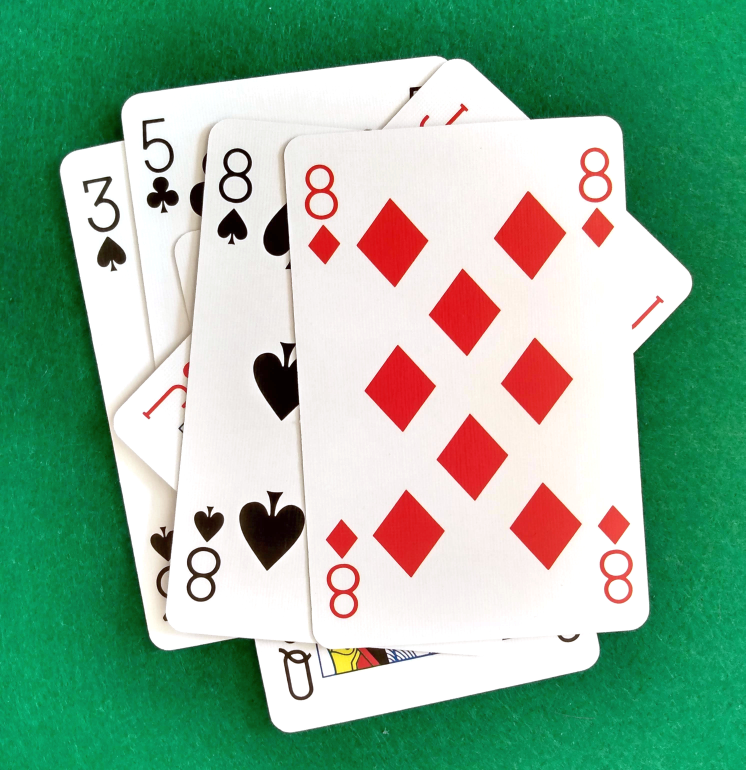
#> input picture Data/cards.jpg, 2981 x 3080 px, given in place of the camera (shown at 1/4 size)
$ python Project1.py
#> lines starting #> are read from the running program, lines starting #| are printed output that depends on the picture; after the words box and inside, x2 and y2 are one past the last pixel; in counts of white or black regions, pixels touching at a corner belong together
#> further down, img is the input picture: shape (3080, 2981, 3); mean B, G, R 150.4, 176.1, 137.4
import cv2
import numpy as np

cap = cv2.VideoCapture(0)
cap.set(3, 640) #Height
cap.set(4, 480) #Width
cap.set(10, 150) #Brightness

myColors = [[118,97,0,179,255,255],
            [22,84,0,115,255,217]]

myColorValue = [[0,0,255],
                [255,0,0]]

myPoints = []
def findColor(img, myColors, myColorValue):
    imgHSV = cv2.cvtColor(img, cv2.COLOR_BGR2HSV)
#> imgHSV: shape (3080, 2981, 3); mean H, S, V 45.9, 121, 188
    count=0
    newPoints = []
    for color in myColors:
        lower = np.array(color[0:3])
        upper = np.array(color[3:6])
        mask = cv2.inRange(imgHSV, lower, upper)
        x, y = getContours(mask)
        cv2.circle(imgResult, (x,y), 10, myColorValue[count], cv2.FILLED)
        if x!=0 and y!=0:
            newPoints.append([x, y, count])
        count+=1
#> this loop made 2 passes
#> (x, y) on passes 1 to 2: (1265, 836), (1490, 0)
#> pass 1, in findColor, `mask = cv2.inRange(imgHSV, lower, upper)`:
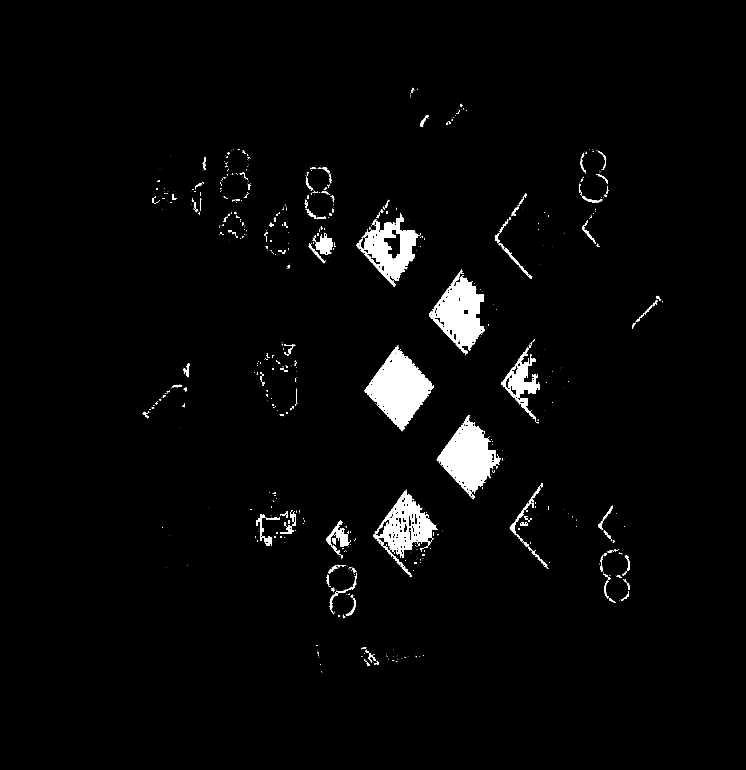
#> mask: shape (3080, 2981) (shown at 1/4 size); 2.6% white; 1128 white regions (854 under 20 px), largest, box (x1, y1, x2, y2) and area: (1458, 1383, 1735, 1725) 46820, (1747, 1661, 1998, 1991) 39250, (1717, 1081, 1940, 1416) 36027
#> pass 2, in findColor, `mask = cv2.inRange(imgHSV, lower, upper)`:
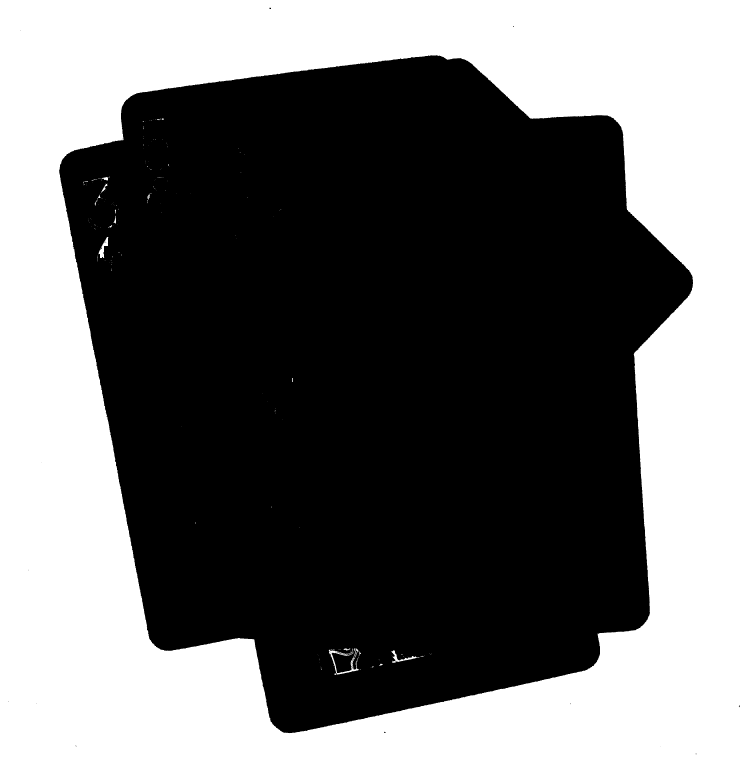
#> mask: shape (3080, 2981) (shown at 1/4 size); 44% white; 202 white regions (178 under 20 px), largest, box (x1, y1, x2, y2) and area: (0, 0, 2981, 3080) 4034351, (1315, 2593, 1444, 2699) 2320, (394, 948, 435, 1032) 1212
#> after the loop:
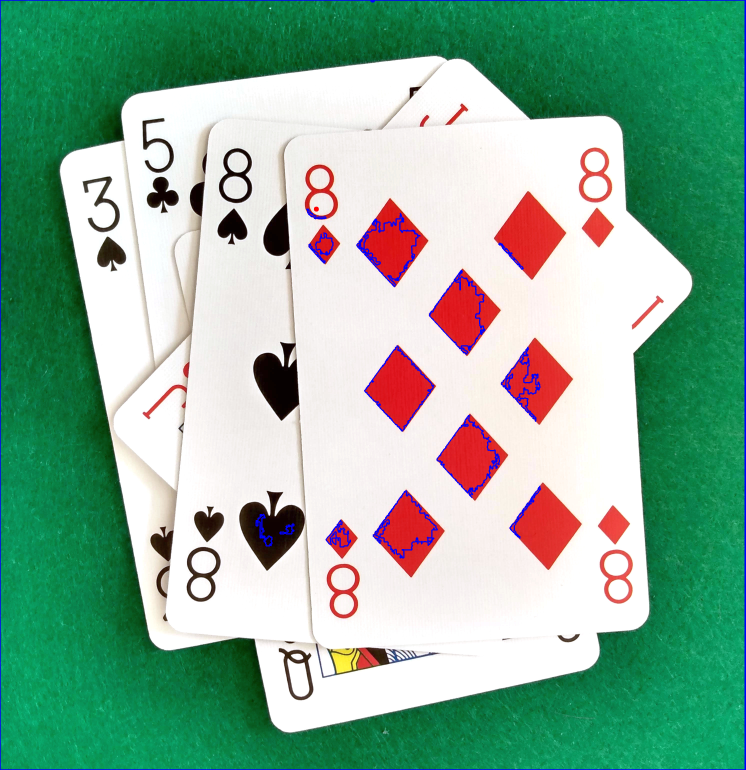
#> imgResult: shape (3080, 2981, 3) (shown at 1/4 size); mean B, G, R 152.3, 175.2, 136.2
#> after the loop, count = 2; newPoints = [[1265, 836, 0]]
        # cv2.imshow(str(color[0]), mask)
    return newPoints

def getContours(img):
    countours, hierachy = cv2.findContours(img, cv2.RETR_EXTERNAL, cv2.CHAIN_APPROX_NONE)
    x, y, w, h = 0,0,0,0
    for cnt in countours:
        area = cv2.contourArea(cnt)
        if area>500:
            cv2.drawContours(imgResult, cnt, -1, (255, 0, 0), 3)
            param = cv2.arcLength(cnt, True)
            approx = cv2.approxPolyDP(cnt, 0.02*param, True)
            x, y, w, h = cv2.boundingRect(approx)
    return x+w//2, y

def draw(myPoints, myColorValue):
    for point in myPoints:
        cv2.circle(imgResult, (point[0], point[1]), 10, myColorValue[point[2]], cv2.FILLED)

while True:
    _, img = cap.read()
    imgResult = img.copy()

    newPoints = findColor(img, myColors, myColorValue)
#> newPoints = [[1265, 836, 0]]
    if len(newPoints)!=0:
        for point in newPoints:
            myPoints.append(point)
#> this loop made 1 pass
#> after the loop, myPoints = [[1265, 836, 0]]
    if len(myPoints)!=0:
        draw(myPoints, myColorValue)
#> the loop in draw, `for point in myPoints:` made 1 pass

    cv2.imshow("Video", imgResult)
    if cv2.waitKey(1) & 0xFF==ord('q'):
#> (key q is pressed here)
        break

$ run again, on Data/Tri.png
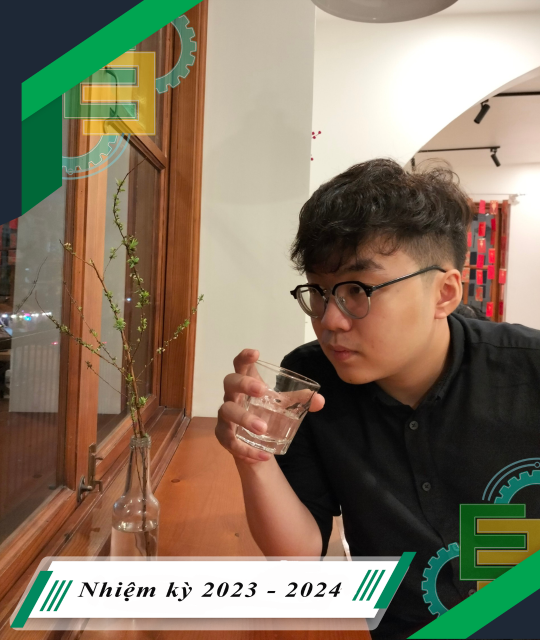
#> input picture Data/Tri.png, 1080 x 1279 px, given in place of the camera (shown at 1/2 size)
#> img is the input picture: shape (1279, 1080, 3); mean B, G, R 99.8, 120.1, 133.6
#> imgHSV: shape (1279, 1080, 3); mean H, S, V 24, 92.1, 142.9
#> the loop in findColor, `for color in myColors:` made 2 passes
#> (x, y) on passes 1 to 2: (0, 0), (203, 0)
#> pass 1, in findColor, `mask = cv2.inRange(imgHSV, lower, upper)`:
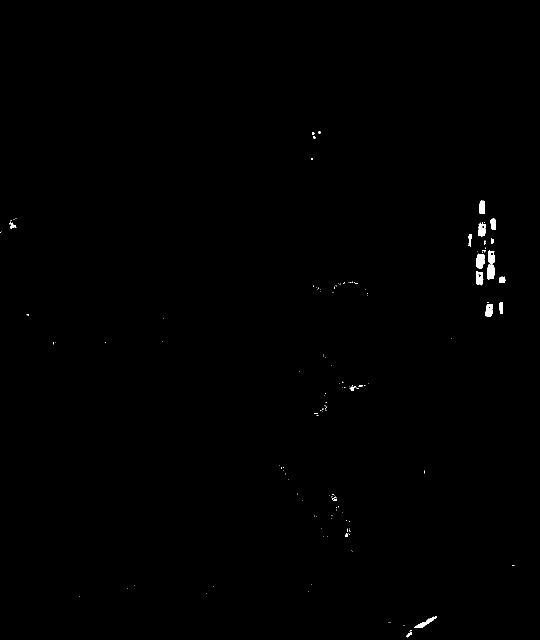
#> mask: shape (1279, 1080) (shown at 1/2 size); 0.28% white; 150 white regions (128 under 20 px), largest, box (x1, y1, x2, y2) and area: (952, 507, 970, 538) 423, (974, 528, 989, 559) 397, (956, 445, 972, 473) 321
#> after the loop in findColor, `for color in myColors:`:
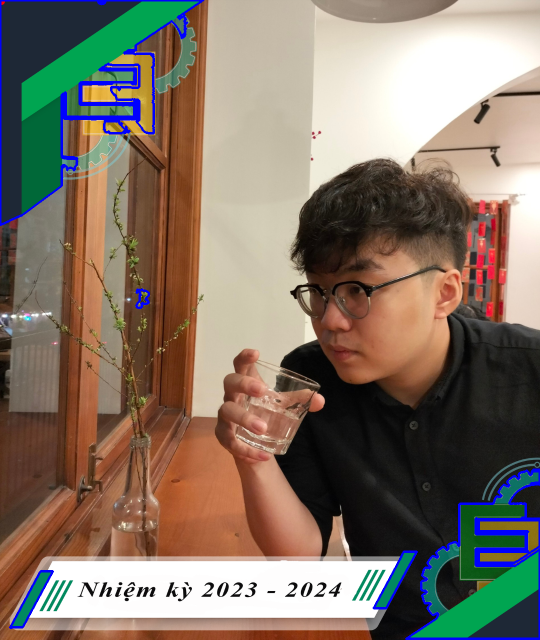
#> imgResult: shape (1279, 1080, 3) (shown at 1/2 size); 2.06% of pixels changed, all inside (x1, y1, x2, y2) = (0, 0, 1080, 1279)
#> after the loop in findColor, `for color in myColors:`: count = 2; newPoints = []
